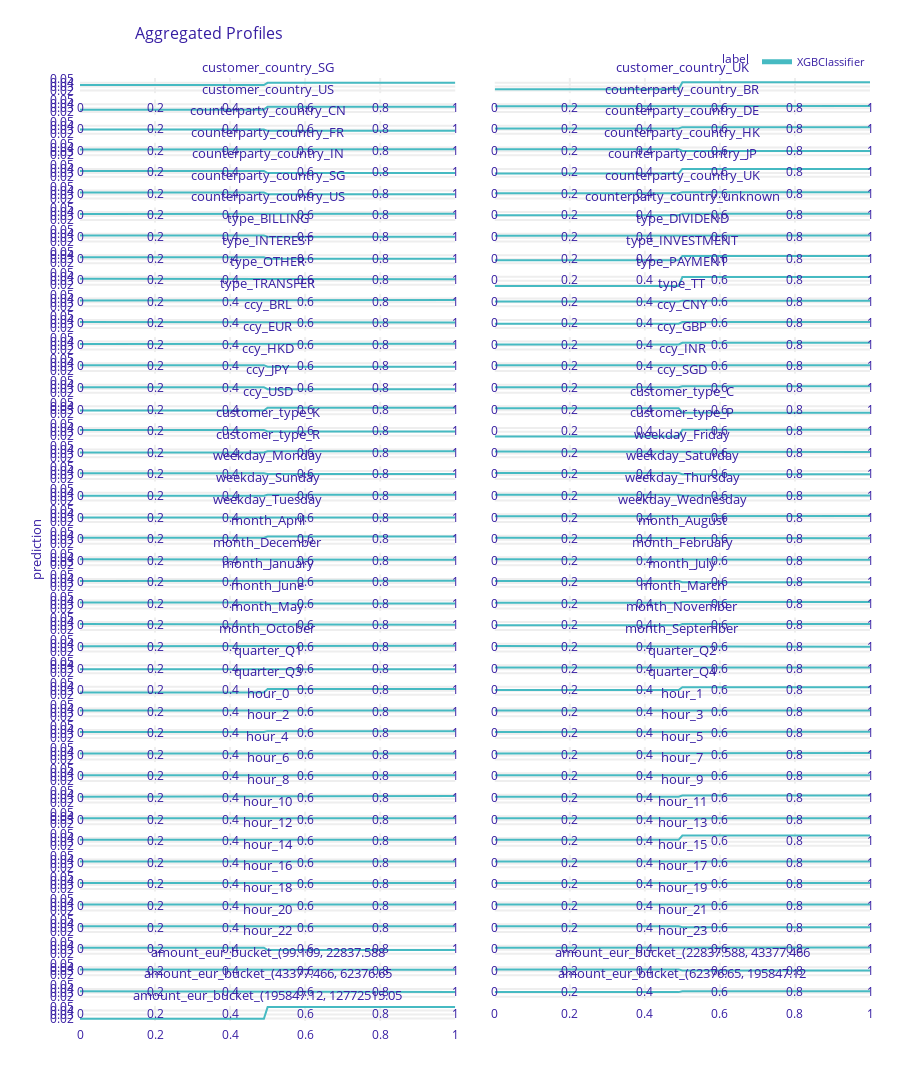

Notebook cell for this chart:
### Code cell
# Partial dependence plots
# Understand the impact of each feature on the model output

explainer.model_profile().plot()
